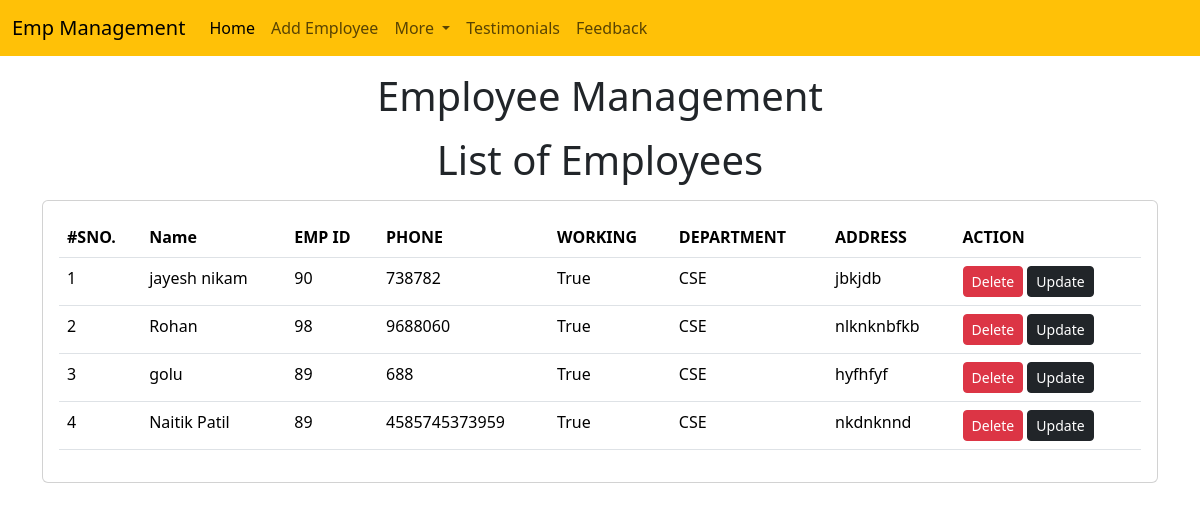
The page /emp/home/ on the database its author committed.
### emp/models.py (models this page shows, shortened)
class Emp(models.Model):
  name=models.CharField(max_length=200)
  emp_id=models.CharField(max_length=200)
  phone=models.CharField(max_length=10)
  address=models.CharField(max_length=150)
  working=models.BooleanField(default=True)
  department=models.CharField(max_length=10)

### emp/views.py (the view)
# urls.py: path("home/",emp_home),
def emp_home(request):
    emps=Emp.objects.all()
    return render(request, "emp/home.html",{
        'emps' :emps
    })

### templates/emp/home.html (shortened to what this page needs)
<!doctype html>
<html lang="en">
  <head>
    <link href="https://cdn.jsdelivr.net/npm/bootstrap@5.3.3/dist/css/bootstrap.min.css" rel="stylesheet">
  </head>
  <body>
    {% include 'emp/navbar.html' %}
    <h1 class="text-center my-3">Employee Management</h1>
    <h1 class="text-center my-3">List of Employees</h1>
    <div class="container">
      <div class="row">
        <div class="col-md-12">
          <div class="card">
            <div class="card-body">
              <table class="table">
                <thead>
                  <tr>
                    <th>#SNO.</th>
                    <th>Name</th>
                    <th>EMP ID</th>
                    <th>PHONE</th>
                    <th>WORKING</th>
                    <th>DEPARTMENT</th>
                    <th>ADDRESS</th>
                    <th>ACTION</th>
                  </tr>
                </thead>
                <tbody>
                  {% for e in emps %}
                  <tr>
                  <td>{{forloop.counter}}</td>
                  <td>{{e.name}}</td>
                  <td>{{e.emp_id}}</td>
                  <td>{{e.phone}}</td>
                  <td>{{e.working}}</td>
                  <td>{{e.department}}</td>
                  <td>{{e.address}}</td>
                  <td>
                    <a  href="/emp/delete-emp/{{e.id}}" class="btn btn-danger btn-sm">Delete</a>
                    <a  href="/emp/update-emp/{{e.id}}" class="btn btn-dark btn-sm">Update</a>
                  </td>
                  </tr>
                  {% endfor %}
                </tbody>
              </table>
            </div>
          </div>
        </div>
      </div>
    </div>
  </body>
</html>

### rows shown on the page
Emp: name "jayesh nikam", emp_id "90", phone "738782", working "True", department "CSE", address "jbkjdb"
Emp: name "Rohan", emp_id "98", phone "9688060", working "True", department "CSE", address "nlknknbfkb"
Emp: name "golu", emp_id "89", phone "688", working "True", department "CSE", address "hyfhfyf"
Emp: name "Naitik Patil", emp_id "89", phone "4585745373959", working "True", department "CSE", address "nkdnknnd"
